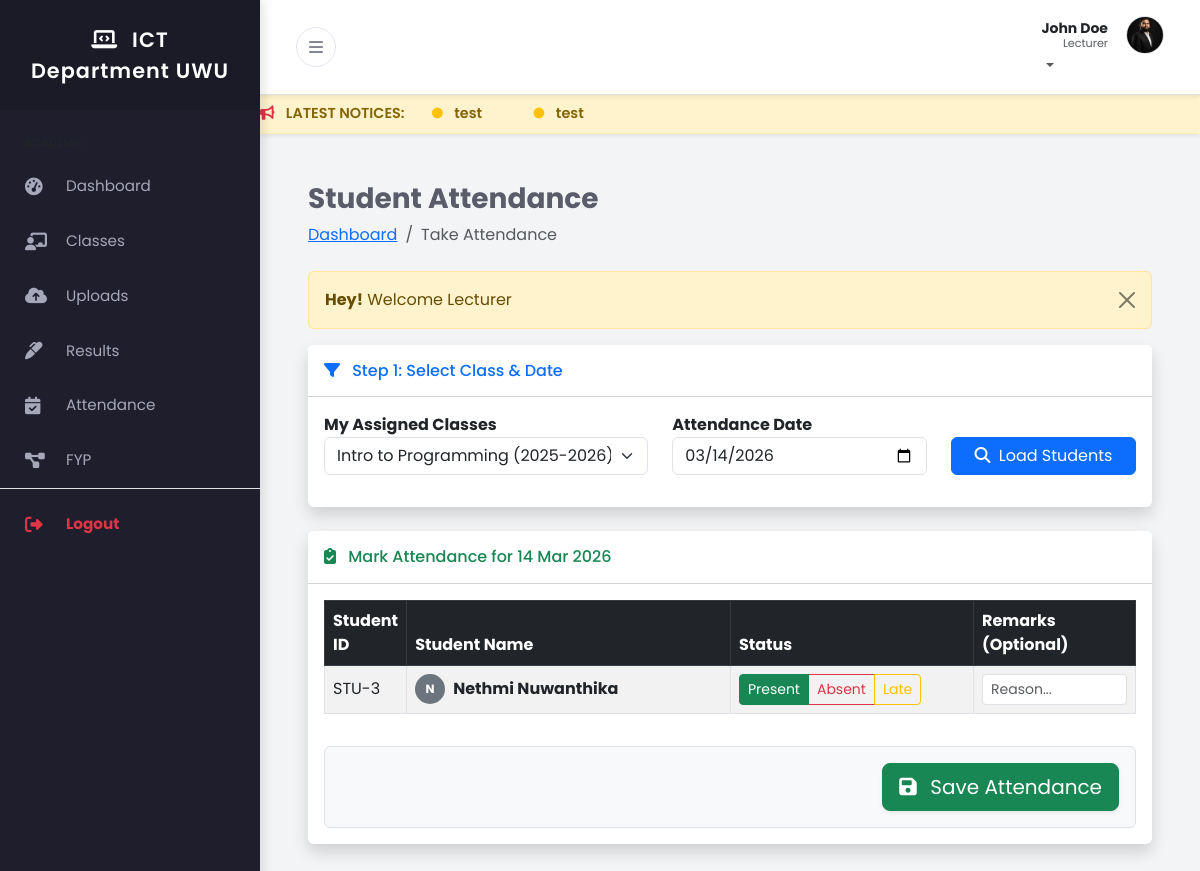
The app's page /lecturer/attendance.php?class_id=2 (signed in) with its own data.
### tables this page shows
CREATE TABLE IF NOT EXISTS `users` (
  `user_id` int NOT NULL AUTO_INCREMENT,
  `full_name` varchar(100) NOT NULL,
  `email` varchar(100) NOT NULL,
  `password_hash` varchar(255) NOT NULL,
  `role` enum('admin','lecturer','student') NOT NULL,
  `phone` varchar(20) DEFAULT NULL,
  `profile_pic` varchar(255) DEFAULT 'default.png',
  `created_at` timestamp NULL DEFAULT CURRENT_TIMESTAMP,
  `theme` varchar(10) DEFAULT 'light',
  PRIMARY KEY (`user_id`),
  UNIQUE KEY `email` (`email`)
);

CREATE TABLE IF NOT EXISTS `enrollments` (
  `enrollment_id` int NOT NULL AUTO_INCREMENT,
  `student_id` int DEFAULT NULL,
  `class_id` int DEFAULT NULL,
  `enrolled_date` datetime DEFAULT CURRENT_TIMESTAMP,
  PRIMARY KEY (`enrollment_id`),
  KEY `student_id` (`student_id`),
  KEY `class_id` (`class_id`)
);

### lecturer/attendance.php (the view, shortened to what this page needs)
<?php
include('../includes/header.php');
include('../config/db.php');
$lecturer_id = $_SESSION['auth_user']['user_id'];
$selected_class_id = isset($_GET['class_id']) ? $_GET['class_id'] : '';
$selected_date = isset($_GET['attendance_date']) ? $_GET['attendance_date'] : date('Y-m-d');
?>
<div class="container-fluid px-4">
    <h3 class="mt-4 fw-bold">Student Attendance</h3>
    <ol class="breadcrumb mb-4">
        <li class="breadcrumb-item"><a href="index.php">Dashboard</a></li>
        <li class="breadcrumb-item active">Take Attendance</li>
    </ol>
    <?php include('../message.php'); ?>
    <div class="card shadow border-0 mb-4">
        <div class="card-header bg-white py-3">
            <h6 class="m-0 font-weight-bold text-primary"><i class="fas fa-filter me-2"></i> Step 1: Select Class & Date</h6>
        </div>
        <div class="card-body">
            <form action="" method="GET" class="row align-items-end">
                <div class="col-md-5 mb-3">
                    <label class="fw-bold">My Assigned Classes</label>
                    <select name="class_id" class="form-select" required>
                        <?php
                        $class_q = "SELECT cl.class_id, co.course_name, cl.academic_year
                                    FROM classes cl
                                    JOIN courses co ON cl.course_code = co.course_code
                                    WHERE cl.lecturer_id = '$lecturer_id'";
                        $class_run = mysqli_query($conn, $class_q);
                        if(mysqli_num_rows($class_run) > 0){
                            foreach($class_run as $cls){
                                $selected = ($selected_class_id == $cls['class_id']) ? 'selected' : '';
                                echo "<option value='".$cls['class_id']."' $selected>".$cls['course_name']." (".$cls['academic_year'].")</option>";
                            }
                        }
                        ?>
                    </select>
                </div>
                <div class="col-md-4 mb-3">
                    <label class="fw-bold">Attendance Date</label>
                    <input type="date" name="attendance_date" class="form-control" value="<?= $selected_date; ?>" max="<?= date('Y-m-d'); ?>" required>
                </div>
                <div class="col-md-3 mb-3">
                    <button type="submit" class="btn btn-primary w-100"><i class="fas fa-search me-1"></i> Load Students</button>
                </div>
            </form>
        </div>
    </div>
    <?php if(!empty($selected_class_id)): ?>
    <div class="card shadow border-0 mb-4 border-top-primary" style="border-top: 4px solid #1cc88a;">
        <div class="card-header bg-white py-3 d-flex justify-content-between align-items-center">
            <h6 class="m-0 font-weight-bold text-success">
                <i class="fas fa-clipboard-check me-2"></i> Mark Attendance for <?= date('d M Y', strtotime($selected_date)); ?>
            </h6>
        </div>
        <div class="card-body">
            <form action="code.php" method="POST">
                <div class="table-responsive">
                    <table class="table table-bordered table-striped align-middle table-hover">
                        <thead class="table-dark">
                            <tr>
                                <th width="10%">Student ID</th>
                                <th width="40%">Student Name</th>
                                <th width="30%">Status</th>
                                <th width="20%">Remarks (Optional)</th>
                            </tr>
                        </thead>
                        <tbody>
                            <?php
                            $students_q = "SELECT e.enrollment_id, u.full_name, u.user_id,
                                           (SELECT status FROM attendance WHERE enrollment_id = e.enrollment_id AND attendance_date = '$selected_date') AS current_status,
                                           (SELECT remarks FROM attendance WHERE enrollment_id = e.enrollment_id AND attendance_date = '$selected_date') AS current_remarks
                                           FROM enrollments e
                                           JOIN users u ON e.student_id = u.user_id
                                           WHERE e.class_id = '$selected_class_id'
                                           ORDER BY u.full_name ASC";
                            $students_run = mysqli_query($conn, $students_q);
                            if(mysqli_num_rows($students_run) > 0)
                            {
                                foreach($students_run as $stu)
                                {
                                    $remarks = $stu['current_remarks'] ?? '';
                                    ?>
                                    <tr>
                                        <td>
                                            STU-<?= $stu['user_id']; ?>
                                        </td>
                                        <td class="fw-bold">
                                            <div class="d-flex align-items-center">
                                                <div class="rounded-circle bg-secondary text-white d-flex justify-content-center align-items-center me-2" style="width:30px; height:30px; font-size:12px;">
                                                    <?= strtoupper(substr($stu['full_name'], 0, 1)); ?>
                                                </div>
                                                <?= $stu['full_name']; ?>
                                            </div>
                                        </td>
                                        <td>
                                            <div class="btn-group" role="group">
                                                <label class="btn btn-outline-success btn-sm" for="present_<?= $stu['enrollment_id']; ?>">Present</label>
                                                <label class="btn btn-outline-danger btn-sm" for="absent_<?= $stu['enrollment_id']; ?>">Absent</label>
                                                <label class="btn btn-outline-warning btn-sm" for="late_<?= $stu['enrollment_id']; ?>">Late</label>
                                            </div>
                                        </td>
                                        <td>
                                            <input type="text" name="remarks[<?= $stu['enrollment_id']; ?>]" class="form-control form-control-sm" placeholder="Reason..." value="<?= $remarks; ?>">
                                        </td>
                                    </tr>
                                    <?php
                                }
                            }
                            else
                            {
                                echo "<tr><td colspan='4' class='text-center text-danger py-4'><i class='fas fa-exclamation-circle me-2'></i> No students enrolled in this class yet!</td></tr>";
                            }
                            ?>
                        </tbody>
                    </table>
                </div>
                <?php if(mysqli_num_rows($students_run) > 0): ?>
                <div class="text-end mt-3 bg-light p-3 rounded border">
                    <button type="submit" name="save_attendance_btn" class="btn btn-success btn-lg shadow-sm">
                        <i class="fas fa-save me-2"></i> Save Attendance
                    </button>
                </div>
                <?php endif; ?>
            </form>
        </div>
    </div>
    <?php endif; ?>
</div>
<?php include('../includes/footer.php'); ?>

### includes/header.php (shortened to what this page needs)
<?php
include_once('../config/db.php');
$role = $_SESSION['auth_role'];
$user_id = $_SESSION['auth_user']['user_id'];
$header_query = "SELECT full_name, profile_pic, theme FROM users WHERE user_id='$user_id' LIMIT 1";
$header_query_run = mysqli_query($conn, $header_query);
$user_row = mysqli_fetch_array($header_query_run);
$user_name = $user_row['full_name'];
$profile_pic = $user_row['profile_pic'];
$user_theme = isset($user_row['theme']) ? $user_row['theme'] : 'light';
$initials = strtoupper(substr($user_name, 0, 1));
?>
<!DOCTYPE html>
<html lang="en">
<head>
    <link href="https://cdn.jsdelivr.net/npm/bootstrap@5.3.0/dist/css/bootstrap.min.css" rel="stylesheet">
    <link rel="stylesheet" href="https://cdnjs.cloudflare.com/ajax/libs/font-awesome/6.4.0/css/all.min.css">
    <link href="../assets/css/style.css" rel="stylesheet">
</head>
<body class="<?= ($user_theme == 'dark') ? 'dark-mode' : ''; ?>">
<div class="d-flex" id="wrapper">
    <div id="sidebar-wrapper">
        <div class="sidebar-heading">
            <i class="fas fa-laptop-code me-2"></i> ICT Department UWU
        </div>
        <div class="list-group list-group-flush mt-3">
            <?php if($role == 'lecturer') : ?>
                <div class="small text-uppercase fw-bold text-muted px-4 mb-2 mt-2" style="font-size:0.7rem;">Academic</div>
                <a href="../lecturer/index.php" class="list-group-item list-group-item-action"><i class="fas fa-tachometer-alt me-3"></i> Dashboard</a>
                <a href="../lecturer/my_classes.php" class="list-group-item list-group-item-action"><i class="fas fa-chalkboard-teacher me-3"></i> Classes</a>
                <a href="../lecturer/upload_notes.php" class="list-group-item list-group-item-action"><i class="fas fa-cloud-upload-alt me-3"></i> Uploads</a>
                <a href="../lecturer/add_results.php" class="list-group-item list-group-item-action"><i class="fas fa-marker me-3"></i> Results</a>
                <a href="../lecturer/attendance.php" class="list-group-item list-group-item-action"><i class="fas fa-calendar-check me-3"></i> Attendance</a>
                <a href="../lecturer/fyp_requests.php" class="list-group-item list-group-item-action"><i class="fas fa-project-diagram me-3"></i> FYP</a>
            <?php endif; ?>
            <div class="mt-auto mb-4 border-top pt-2">
                <a href="../logout.php" class="list-group-item list-group-item-action text-danger fw-bold">
                    <i class="fas fa-sign-out-alt me-3"></i> Logout
                </a>
            </div>
        </div>
    </div>
    <div id="page-content-wrapper">
        <nav class="navbar navbar-expand-lg border-bottom bg-white shadow-sm">
            <div class="container-fluid">
                <button class="btn btn-toggle" id="sidebarToggle">
                    <i class="fas fa-bars"></i>
                </button>
                <ul class="navbar-nav ms-auto mt-2 mt-lg-0">
                    <li class="nav-item dropdown">
                        <a class="nav-link dropdown-toggle p-0" href="#" id="navbarDropdown" role="button" data-bs-toggle="dropdown" aria-haspopup="true" aria-expanded="false">
                            <div class="user-profile-box d-flex align-items-center">
                                <div class="text-end d-none d-sm-block me-2" style="line-height: 1.2;">
                                    <span class="d-block fw-bold text-dark small"><?= $user_name; ?></span>
                                    <span class="d-block text-muted" style="font-size: 0.7rem;"><?= ucfirst($role); ?></span>
                                </div>
                                <?php if($profile_pic != 'default.png' && $profile_pic != ''): ?>
                                    <img src="../uploads/profile/<?= $profile_pic; ?>" class="rounded-circle border" style="width:38px; height:38px; object-fit:cover;">
                                <?php else: ?>
                                    <div class="user-avatar bg-primary text-white rounded-circle d-flex justify-content-center align-items-center fw-bold shadow-sm" style="width:38px; height:38px;">
                                        <?= $initials; ?>
                                    </div>
                                <?php endif; ?>
                            </div>
                        </a>
                    </li>
                </ul>
            </div>
        </nav>
        <?php
        $marquee_query = "SELECT title FROM notices ORDER BY id DESC LIMIT 5";
        $marquee_run = mysqli_query($conn, $marquee_query);
        if(mysqli_num_rows($marquee_run) > 0) {
            echo '<div class="notice-marquee shadow-sm">';
            echo '<marquee behavior="scroll" direction="left" onmouseover="this.stop();" onmouseout="this.start();">';
            echo '<i class="fas fa-bullhorn me-2 text-danger"></i> LATEST NOTICES: ';
            while($m_row = mysqli_fetch_array($marquee_run)) {
                echo '<span class="mx-4"> <i class="fas fa-circle fa-xs text-warning me-2"></i> ' . $m_row['title'] . '</span>';
            }
            echo '</marquee>';
            echo '</div>';
        }
        ?>
        <div class="container-fluid px-4 py-4">

### assets/css/style.css (style rules this page uses)
:root { --primary-color: #4e73df; --secondary-color: #858796; --body-bg: #f3f4f6; --text-color: #5a5c69; --sidebar-bg: #1e1e2d; --sidebar-text: #a6a7b9; --sidebar-text-hover: #ffffff; --sidebar-active-bg: #2b2b40; --navbar-bg: #ffffff; --card-bg: #ffffff; --shadow-sm: 0 0.125rem 0.25rem rgba(0, 0, 0, 0.075); --shadow-md: 0 4px 6px -1px rgba(0, 0, 0, 0.1), 0 2px 4px -1px rgba(0, 0, 0, 0.06); }
body { font-family: "Poppins", sans-serif; background-color: var(--body-bg); color: var(--text-color); overflow-x: hidden; }
#wrapper { display: flex; width: 100%; align-items: stretch; transition: all 0.3s ease-in-out; }
#sidebar-wrapper { min-width: 260px; max-width: 260px; min-height: 100vh; background-color: var(--sidebar-bg); color: var(--sidebar-text); transition: margin 0.3s ease-in-out; box-shadow: 4px 0 10px rgba(0, 0, 0, 0.1); z-index: 1000; }
.sidebar-heading { padding: 1.5rem; font-size: 1.3rem; font-weight: 600; text-align: center; color: #fff; background: rgba(0, 0, 0, 0.1); letter-spacing: 1px; }
.list-group-item { background-color: transparent; color: var(--sidebar-text); border: none; padding: 16px 25px; font-weight: 400; transition: all 0.2s; font-size: 0.95rem; display: flex; align-items: center; }
.list-group-item i { width: 25px; font-size: 1.1rem; }
#page-content-wrapper { width: 100%; transition: all 0.3s ease; }
.navbar { background-color: var(--navbar-bg) !important; box-shadow: var(--shadow-sm); padding: 1rem 1.5rem; }
.btn-toggle { background: transparent; border: 1px solid #e3e6f0; color: var(--secondary-color); border-radius: 50%; width: 40px; height: 40px; display: flex; align-items: center; justify-content: center; transition: all 0.2s; }
.user-profile-box { display: flex; align-items: center; gap: 10px; cursor: pointer; }
@media (min-width: 768px) { #sidebar-wrapper { margin-left: 0; } }
.notice-marquee { background: #fff3cd; color: #856404; padding: 8px 0; font-weight: 600; font-size: 0.9rem; border-bottom: 1px solid #ffeeba; white-space: nowrap; overflow: hidden; }

### records on screen
users: full_name "John Doe", profile_pic (picture)
enrollments: users.user_id "3", users.full_name "N", users.full_name "Nethmi Nuwanthika"

### other values on screen
$role "Lecturer"
$m_row['title'] "test"
$_SESSION['message'] "Welcome Lecturer"
date('d M Y', strtotime($selected_date)) "14 Mar 2026"
form field class_id "Intro to Programming (2025-2026)"
